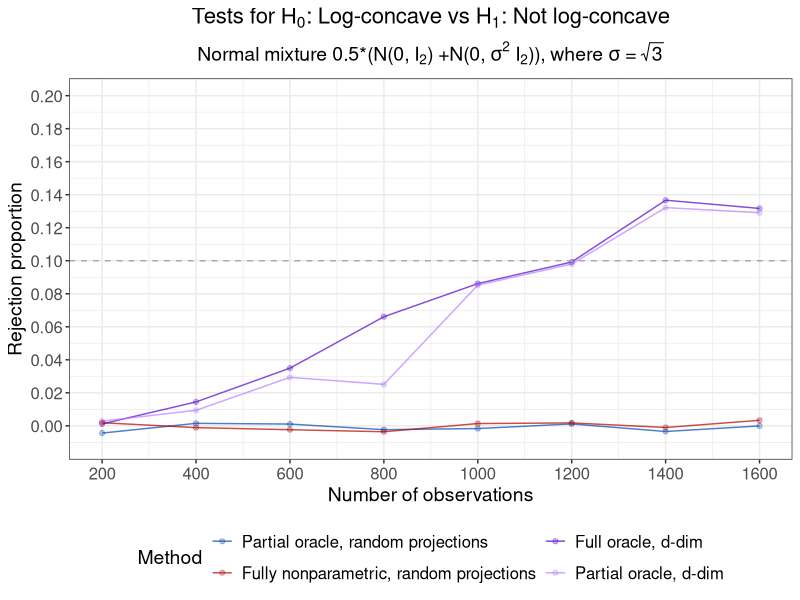

Write R code to recreate this figure.
# Create Figure XX in main paper.
# Plot results for tests of
# H_0: log-concave versus H_1: not log-concave.
# Density is 0.5*N(0, I_2) + 0.5*N(0, sigma^2 I_2), where sigma = sqrt(3).
# Density is not LC, but 1-d projections are LC.

suppressMessages(library(data.table))
suppressMessages(library(tidyverse))

# Create theme
paper_theme <- theme_bw() +
  theme(plot.title = element_text(hjust = 0.5, size = 16),
        plot.subtitle = element_text(hjust = 0.5, size = 14),
        legend.title = element_text(size = 14),
        axis.title = element_text(size = 14),
        legend.text = element_text(size = 12),
        axis.text = element_text(size = 12),
        strip.text = element_text(size = 12),
        panel.spacing = unit(1.2, "lines"))

# Read in data
full_oracle_ddim <- fread("sim_data/new_example/full_oracle_ddim.csv") %>% 
  dplyr::mutate(Method = "Full oracle, d-dim")

partial_oracle_ddim <- fread("sim_data/new_example/partial_oracle_ddim.csv") %>% 
  dplyr::mutate(Method = "Partial oracle, d-dim")

partial_oracle_randproj <- fread("sim_data/new_example/partial_oracle_randproj.csv") %>% 
  dplyr::mutate(Method = "Partial oracle, random projections")

fully_NP_randproj <- fread("sim_data/new_example/fully_NP_randproj.csv") %>% 
  dplyr::mutate(Method = "Fully nonparametric, random projections")

# Combine results
results <- rbind(full_oracle_ddim, partial_oracle_ddim, 
                 partial_oracle_randproj, fully_NP_randproj,
                 fill = TRUE)

# Get rejection proportion at each combination
reject_df <- results %>% 
  dplyr::mutate(reject_prop = n_reject / n_sim)

# Check parameters
stopifnot(unique(full_oracle_ddim$B) == 100,
          unique(partial_oracle_ddim$B) == 100,
          unique(partial_oracle_randproj$B) == 100,
          unique(fully_NP_randproj$B) == 100,
          unique(partial_oracle_randproj$n_proj == 100),
          unique(fully_NP_randproj$n_proj == 100),
          unique(reject_df$n_sim) == 200)

######################
##### Plot power #####
######################

# Plot rejection proportions (with small amount of jitter)
set.seed(165)

reject_props <- reject_df %>% 
  dplyr::mutate(Method = factor(Method,
                         levels = c("Partial oracle, random projections",
                                    "Fully nonparametric, random projections",
                                    "Full oracle, d-dim",
                                    "Partial oracle, d-dim"),
                         labels = c("Partial oracle, random projections",
                                    "Fully nonparametric, random projections",
                                    "Full oracle, d-dim",
                                    "Partial oracle, d-dim")),
                reject_prop_jitter = jitter(reject_prop, amount = 0.005)) %>%
  ggplot(aes(x = n_obs, y = reject_prop_jitter)) +
  geom_line(aes(col = Method), alpha = 0.7) +
  geom_point(aes(col = Method), alpha = 0.3) +
  geom_hline(yintercept = 0.10, lty = "dashed", col = "darkgrey") +
  labs(x = "Number of observations", 
       y = "Rejection proportion",
       col = "Method",
       title = expression("Tests for H"[0]*
                            ": Log-concave vs H"[1]*": Not log-concave"),
       subtitle = expression("Normal mixture 0.5*(N(0,"~I[2]*") +"*
                             "N(0,"~sigma**2~I[2]*")), where"~sigma~"="~sqrt(3))) +
  scale_color_manual(values = c("#0047b3", "#b30000", 
                                "#5200cc", "#b380ff")) +
  paper_theme +
  theme(legend.position = "bottom") +
  guides(colour = guide_legend(nrow = 2)) +
  scale_x_continuous(breaks = seq(200, 1600, by = 200)) +
  scale_y_continuous(limits = c(-0.01, 0.2), breaks = seq(0, 0.2, by = 0.02))
  
######################
##### Save plots #####
######################

ggsave(plot = reject_props,
       filename = "sim_plots/new_example_fig06.pdf",
       width = 7, height = 5)
